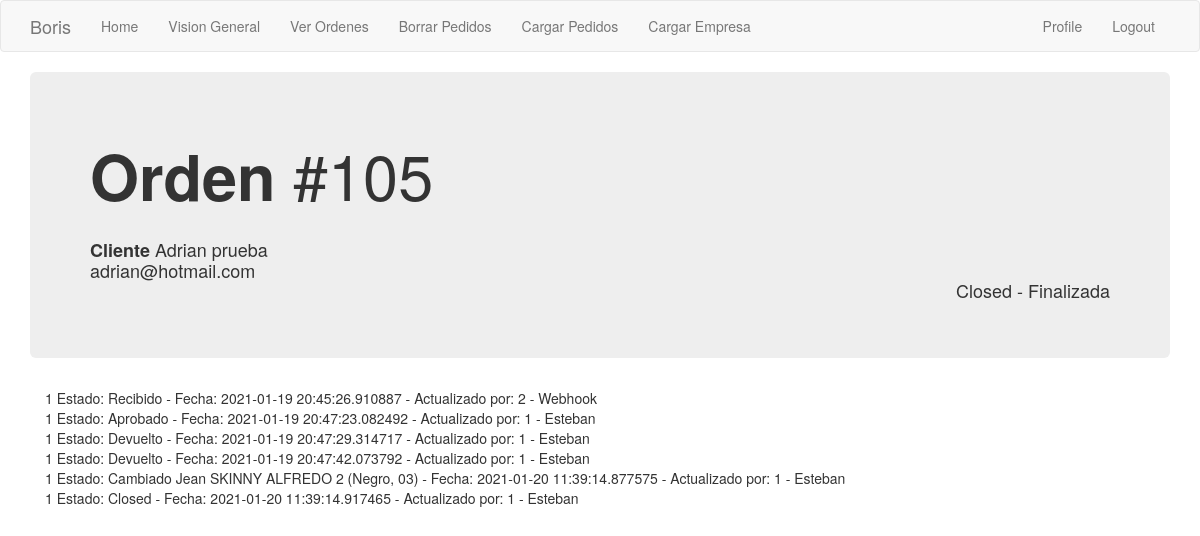
Page /historia_orden/1 (signed in) on the earlier database version.
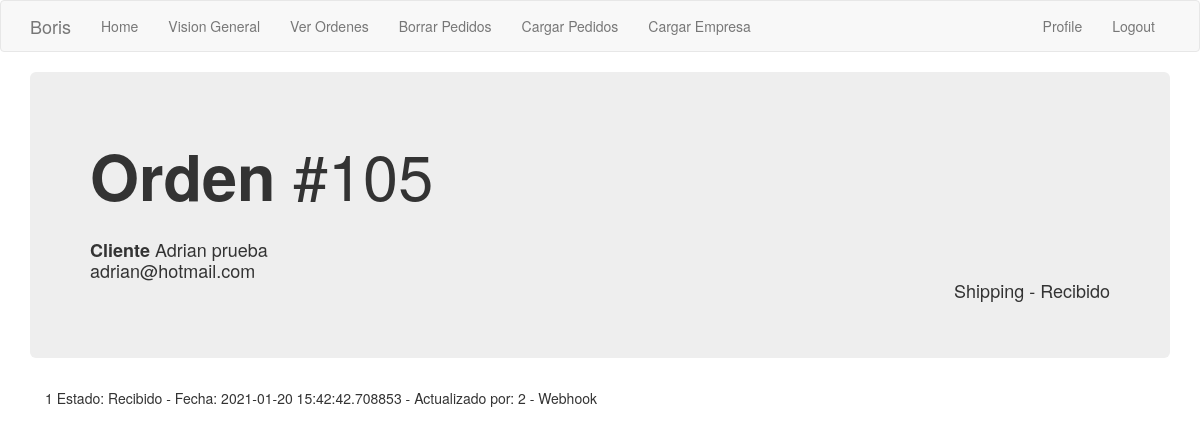
Same page on the later database version.
### app/models.py (models this page shows, shortened)
class Order_header(db.Model):
    id = db.Column(db.Integer, primary_key=True)
    order_number = db.Column(db.Integer, index=True)
    order_id_anterior = db.Column(db.Integer)
    creation_date = db.Column(db.String(35), index=True)
    last_update_date = db.Column(db.String(35))
    payment_method = db.Column(db.String(10))
    payment_card = db.Column(db.String(10))
    courier_order_id = db.Column(db.String(64), index=True)
    status = db.Column(db.String(15))
    sub_status = db.Column(db.String(15))
    customer_address = db.Column(db.String(64))
    customer_number = db.Column(db.String(10))
    customer_floor = db.Column(db.String(10))
    customer_zipcode = db.Column(db.String(8))
    customer_locality = db.Column(db.String(64))
    customer_city = db.Column(db.String(64))
    customer_province = db.Column(db.String(64))
    customer_country = db.Column(db.String(64))
    detalle = db.relationship('Order_detail', backref='productos', lazy='dynamic')
    transaction = db.relationship('Transaction_log', backref='transaccion', lazy='dynamic')
    customer_id = db.Column(db.Integer, db.ForeignKey('customer.id'))
    store = db.Column(db.Integer, db.ForeignKey('company.store_id'))

class Transaction_log(db.Model):
    id = db.Column(db.Integer, primary_key=True)
    sub_status = db.Column(db.String(15))
    fecha = db.Column(db.DateTime, default=datetime.utcnow)
    username = db.Column(db.String(64))
    order_id = db.Column(db.Integer, db.ForeignKey('order_header.id'))
    user_id = db.Column(db.Integer, db.ForeignKey('user.id'))

### app/main/routes.py (the view)
@bp.route('/historia_orden/<orden_id>', methods=['GET', 'POST'])
@login_required
def historia_orden(orden_id):
    orden = Order_header.query.filter_by(id=orden_id).first()
    historia = Transaction_log.query.filter_by(order_id=orden_id).all()
    return render_template('historia_orden.html', orden=orden, historia=historia, customer=orden.buyer)

### app/main/routes.py (called while the page is built)
@bp.before_app_request
def before_request():
    if current_user.is_authenticated:
        current_user.last_seen = datetime.utcnow()
        db.session.commit()

### app/models.py (called while the page is built)
@login.user_loader
def load_user(id):
    return User.query.get(int(id))

### app/templates/historia_orden.html
{% extends "base.html" %}
{% block app_content %}
    <div class='jumbotron'>
        <h1>
            <strong>Orden </strong>#{{orden.order_number}}
        </h1>
        <h4>
            <br> <strong> Cliente </strong>{{customer.name}}
            <br>         {{customer.email}}
            <div class="text-right"> {{orden.status}} - {{orden.sub_status}} </div>
        </h4>
    </div>
    <div class='container'>
        {% for i in historia %}
            {{i.order_id}}
            Estado: {{i.sub_status}} -
            Fecha: {{i.fecha}} -
            Actualizado por: {{i.user_id}} - {{i.username}}
            <br>
        {% endfor %}
    </div>
{% endblock %}

Differences in the rows shown:
no longer on this page (row edited): Transaction_log: order_id "1", sub_status "Recibido", fecha "2021-01-19 20:45:26.910887", user_id "2", username "Webhook"
no longer on this page (row edited): Transaction_log: order_id "1", sub_status "Aprobado", fecha "2021-01-19 20:47:23.082492", user_id "1", username "Esteban"
no longer on this page (row edited): Transaction_log: order_id "1", sub_status "Devuelto", fecha "2021-01-19 20:47:29.314717", user_id "1", username "Esteban"
no longer on this page (row edited): Transaction_log: order_id "1", sub_status "Devuelto", fecha "2021-01-19 20:47:42.073792", user_id "1", username "Esteban"
no longer on this page (row edited): Transaction_log: order_id "1", sub_status "Cambiado Jean SKINNY ALFREDO 2 (Negro, 03)", fecha "2021-01-20 11:39:14.877575", user_id "1", username "Esteban"
no longer on this page (row edited): Transaction_log: order_id "1", sub_status "Closed", fecha "2021-01-20 11:39:14.917465", user_id "1", username "Esteban"
changed Order_header: status "Closed" → "Shipping"; sub_status "Finalizada" → "Recibido"
added Transaction_log: order_id "1", sub_status "Recibido", fecha "2021-01-20 15:42:42.708853", user_id "2", username "Webhook"
